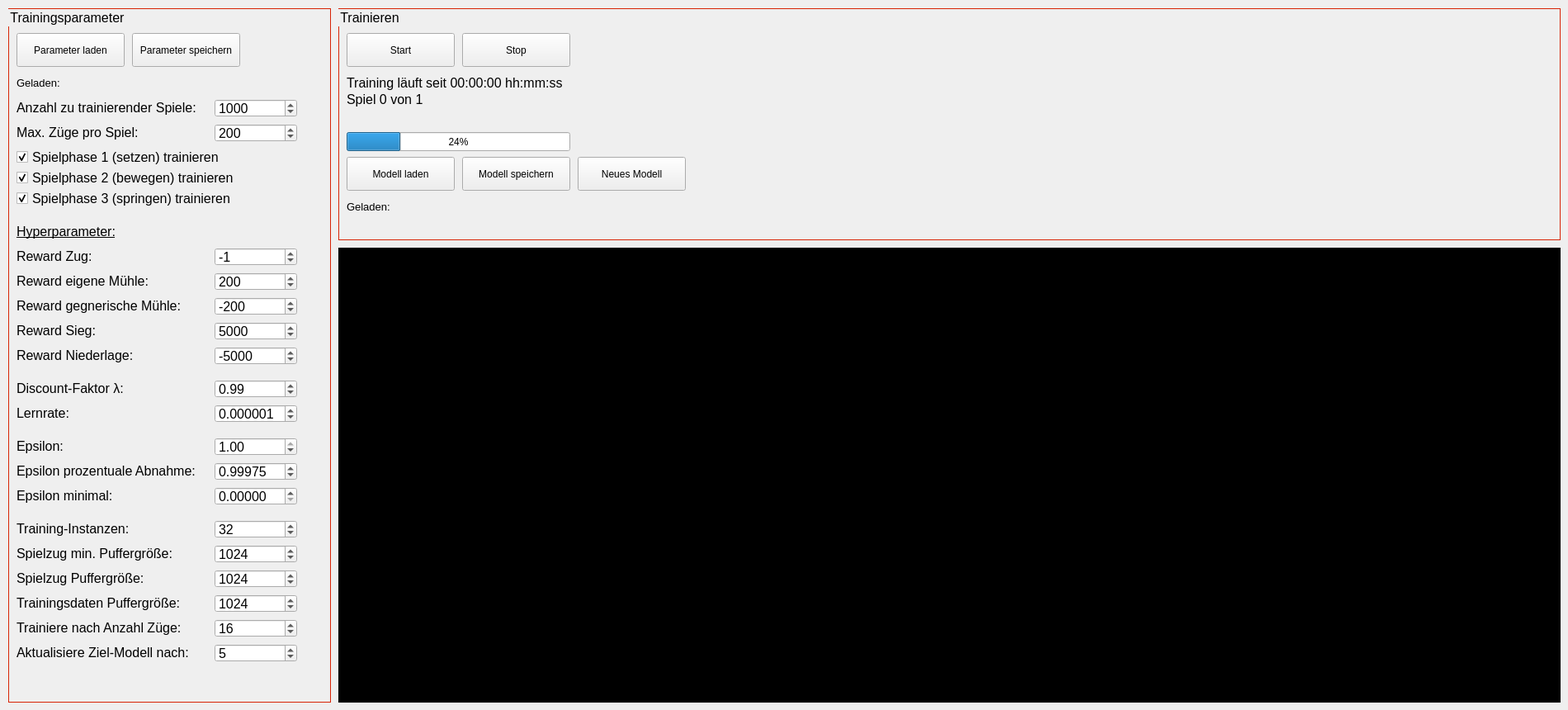
    <widget class="QWidget" name="Training">
     <attribute name="title">
      <string>Training</string>
     </attribute>
     <widget class="QGroupBox" name="gbTrainingParameter">
      <property name="geometry">
       <rect>
        <x>10</x>
        <y>10</y>
        <width>391</width>
        <height>841</height>
       </rect>
      </property>
      <property name="font">
       <font>
        <pointsize>12</pointsize>
       </font>
      </property>
      <property name="styleSheet">
       <string notr="true">QGroupBox {
	margin-top: 3ex;
	border: 1px solid #d72305;	/* Roter Rahmen */
}

QGroupBox::title {
    top: -0.7em;
	left: 1em;
}</string>
      </property>
      <property name="title">
       <string>Trainingsparameter</string>
      </property>
      <widget class="QCheckBox" name="cBoxTrainPhase3">
       <property name="geometry">
        <rect>
         <x>10</x>
         <y>220</y>
         <width>340</width>
         <height>20</height>
        </rect>
       </property>
       <property name="font">
        <font>
         <pointsize>12</pointsize>
        </font>
       </property>
       <property name="text">
        <string>Spielphase 3 (springen) trainieren</string>
       </property>
       <property name="checked">
        <bool>true</bool>
       </property>
      </widget>
      <widget class="QSpinBox" name="sBoxNumberGames">
       <property name="geometry">
        <rect>
         <x>250</x>
         <y>110</y>
         <width>100</width>
         <height>22</height>
        </rect>
       </property>
       <property name="font">
        <font>
         <pointsize>12</pointsize>
        </font>
       </property>
       <property name="minimum">
        <number>1</number>
       </property>
       <property name="maximum">
        <number>99999999</number>
       </property>
       <property name="value">
        <number>1000</number>
       </property>
       <property name="displayIntegerBase">
        <number>10</number>
       </property>
      </widget>
      <widget class="QLabel" name="lblTxtMaxMoves">
       <property name="geometry">
        <rect>
         <x>10</x>
         <y>140</y>
         <width>241</width>
         <height>21</height>
        </rect>
       </property>
       <property name="text">
        <string>&lt;html&gt;&lt;head/&gt;&lt;body&gt;&lt;p&gt;&lt;span style=&quot; font-size:12pt;&quot;&gt;Max. Züge pro Spiel:&lt;/span&gt;&lt;/p&gt;&lt;/body&gt;&lt;/html&gt;</string>
       </property>
      </widget>
      <widget class="QCheckBox" name="cBoxTrainPhase1">
       <property name="geometry">
        <rect>
         <x>10</x>
         <y>170</y>
         <width>340</width>
         <height>20</height>
        </rect>
       </property>
       <property name="font">
        <font>
         <pointsize>12</pointsize>
        </font>
       </property>
       <property name="text">
        <string>Spielphase 1 (setzen) trainieren</string>
       </property>
       <property name="checked">
        <bool>true</bool>
       </property>
      </widget>
      <widget class="QLabel" name="lblTxtNumberGames">
       <property name="geometry">
        <rect>
         <x>10</x>
         <y>110</y>
         <width>241</width>
         <height>21</height>
        </rect>
       </property>
       <property name="text">
        <string>&lt;html&gt;&lt;head/&gt;&lt;body&gt;&lt;p&gt;&lt;span style=&quot; font-size:12pt;&quot;&gt;Anzahl zu trainierender Spiele:&lt;/span&gt;&lt;/p&gt;&lt;/body&gt;&lt;/html&gt;</string>
       </property>
      </widget>
      <widget class="QSpinBox" name="sBoxMaxMoves">
       <property name="geometry">
        <rect>
         <x>250</x>
         <y>140</y>
         <width>100</width>
         <height>22</height>
        </rect>
       </property>
       <property name="font">
        <font>
         <pointsize>12</pointsize>
        </font>
       </property>
       <property name="minimum">
        <number>1</number>
       </property>
       <property name="maximum">
        <number>999</number>
       </property>
       <property name="value">
        <number>200</number>
       </property>
      </widget>
      <widget class="QCheckBox" name="cBoxTrainPhase2">
       <property name="geometry">
        <rect>
         <x>10</x>
         <y>195</y>
         <width>340</width>
         <height>20</height>
        </rect>
       </property>
       <property name="font">
        <font>
         <pointsize>12</pointsize>
        </font>
       </property>
       <property name="text">
        <string>Spielphase 2 (bewegen) trainieren</string>
       </property>
       <property name="checked">
        <bool>true</bool>
       </property>
      </widget>
      <widget class="QLabel" name="lblTxtTrainingSince_2">
       <property name="geometry">
        <rect>
         <x>10</x>
         <y>260</y>
         <width>341</width>
         <height>21</height>
        </rect>
       </property>
       <property name="text">
        <string>&lt;html&gt;&lt;head/&gt;&lt;body&gt;&lt;p&gt;&lt;span style=&quot; font-size:12pt; text-decoration: underline;&quot;&gt;Hyperparameter:&lt;/span&gt;&lt;/p&gt;&lt;/body&gt;&lt;/html&gt;</string>
       </property>
      </widget>
      <widget class="QSpinBox" name="sBoxRewardMove">
       <property name="geometry">
        <rect>
         <x>250</x>
         <y>290</y>
         <width>100</width>
         <height>22</height>
        </rect>
       </property>
       <property name="font">
        <font>
         <pointsize>12</pointsize>
        </font>
       </property>
       <property name="minimum">
        <number>-1000</number>
       </property>
       <property name="maximum">
        <number>1000</number>
       </property>
       <property name="value">
        <number>-1</number>
       </property>
      </widget>
      <widget class="QLabel" name="lblTxtNumberGames_2">
       <property name="geometry">
        <rect>
         <x>10</x>
         <y>290</y>
         <width>241</width>
         <height>21</height>
        </rect>
       </property>
       <property name="text">
        <string>&lt;html&gt;&lt;head/&gt;&lt;body&gt;&lt;p&gt;&lt;span style=&quot; font-size:12pt;&quot;&gt;Reward Zug:&lt;/span&gt;&lt;/p&gt;&lt;/body&gt;&lt;/html&gt;</string>
       </property>
      </widget>
      <widget class="QLabel" name="lblTxtNumberGames_3">
       <property name="geometry">
        <rect>
         <x>10</x>
         <y>320</y>
         <width>241</width>
         <height>21</height>
        </rect>
       </property>
       <property name="text">
        <string>&lt;html&gt;&lt;head/&gt;&lt;body&gt;&lt;p&gt;&lt;span style=&quot; font-size:12pt;&quot;&gt;Reward eigene Mühle:&lt;/span&gt;&lt;/p&gt;&lt;/body&gt;&lt;/html&gt;</string>
       </property>
      </widget>
      <widget class="QSpinBox" name="sBoxRewardOwnMill">
       <property name="geometry">
        <rect>
         <x>250</x>
         <y>320</y>
         <width>100</width>
         <height>22</height>
        </rect>
       </property>
       <property name="font">
        <font>
         <pointsize>12</pointsize>
        </font>
       </property>
       <property name="minimum">
        <number>-10000</number>
       </property>
       <property name="maximum">
        <number>10000</number>
       </property>
       <property name="value">
        <number>200</number>
       </property>
      </widget>
      <widget class="QSpinBox" name="sBoxRewardEnemyMill">
       <property name="geometry">
        <rect>
         <x>250</x>
         <y>350</y>
         <width>100</width>
         <height>22</height>
        </rect>
       </property>
       <property name="font">
        <font>
         <pointsize>12</pointsize>
        </font>
       </property>
       <property name="minimum">
        <number>-10000</number>
       </property>
       <property name="maximum">
        <number>10000</number>
       </property>
       <property name="value">
        <number>-200</number>
       </property>
      </widget>
      <widget class="QLabel" name="lblTxtNumberGames_4">
       <property name="geometry">
        <rect>
         <x>10</x>
         <y>350</y>
         <width>241</width>
         <height>21</height>
        </rect>
       </property>
       <property name="text">
        <string>&lt;html&gt;&lt;head/&gt;&lt;body&gt;&lt;p&gt;&lt;span style=&quot; font-size:12pt;&quot;&gt;Reward gegnerische Mühle:&lt;/span&gt;&lt;/p&gt;&lt;/body&gt;&lt;/html&gt;</string>
       </property>
      </widget>
      <widget class="QLabel" name="lblTxtNumberGames_5">
       <property name="geometry">
        <rect>
         <x>10</x>
         <y>380</y>
         <width>241</width>
         <height>21</height>
        </rect>
       </property>
       <property name="text">
        <string>&lt;html&gt;&lt;head/&gt;&lt;body&gt;&lt;p&gt;&lt;span style=&quot; font-size:12pt;&quot;&gt;Reward Sieg:&lt;/span&gt;&lt;/p&gt;&lt;/body&gt;&lt;/html&gt;</string>
       </property>
      </widget>
      <widget class="QSpinBox" name="sBoxRewardWin">
       <property name="geometry">
        <rect>
         <x>250</x>
         <y>380</y>
         <width>100</width>
         <height>22</height>
        </rect>
       </property>
       <property name="font">
        <font>
         <pointsize>12</pointsize>
        </font>
       </property>
       <property name="minimum">
        <number>-10000</number>
       </property>
       <property name="maximum">
        <number>10000</number>
       </property>
       <property name="value">
        <number>5000</number>
       </property>
      </widget>
      <widget class="QSpinBox" name="sBoxRewardLoss">
       <property name="geometry">
        <rect>
         <x>250</x>
         <y>410</y>
         <width>100</width>
         <height>22</height>
        </rect>
       </property>
       <property name="font">
        <font>
         <pointsize>12</pointsize>
        </font>
       </property>
       <property name="minimum">
        <number>-10000</number>
       </property>
       <property name="maximum">
        <number>10000</number>
       </property>
       <property name="value">
        <number>-5000</number>
       </property>
      </widget>
      <widget class="QLabel" name="lblTxtNumberGames_6">
       <property name="geometry">
        <rect>
         <x>10</x>
         <y>410</y>
         <width>241</width>
         <height>21</height>
        </rect>
       </property>
       <property name="text">
        <string>&lt;html&gt;&lt;head/&gt;&lt;body&gt;&lt;p&gt;&lt;span style=&quot; font-size:12pt;&quot;&gt;Reward Niederlage:&lt;/span&gt;&lt;/p&gt;&lt;/body&gt;&lt;/html&gt;</string>
       </property>
      </widget>
      <widget class="QDoubleSpinBox" name="dsBoxEpsilonDecay">
       <property name="geometry">
        <rect>
         <x>250</x>
         <y>550</y>
         <width>100</width>
         <height>22</height>
        </rect>
       </property>
       <property name="font">
        <font>
         <pointsize>12</pointsize>
        </font>
       </property>
       <property name="toolTip">
        <string extracomment="Abnahme des Epsilon-Wertes nach jedem Spiel. Dieser Wert wird mit dem aktuellen Epsilon-Wert mulipliziert."/>
       </property>
       <property name="decimals">
        <number>5</number>
       </property>
       <property name="maximum">
        <double>1.000000000000000</double>
       </property>
       <property name="singleStep">
        <double>0.000010000000000</double>
       </property>
       <property name="value">
        <double>0.999750000000000</double>
       </property>
      </widget>
      <widget class="QLabel" name="lblTxtNumberGames_8">
       <property name="geometry">
        <rect>
         <x>10</x>
         <y>550</y>
         <width>241</width>
         <height>21</height>
        </rect>
       </property>
       <property name="text">
        <string>&lt;html&gt;&lt;head/&gt;&lt;body&gt;&lt;p&gt;&lt;span style=&quot; font-size:12pt;&quot;&gt;Epsilon prozentuale Abnahme:&lt;/span&gt;&lt;/p&gt;&lt;/body&gt;&lt;/html&gt;</string>
       </property>
      </widget>
      <widget class="QDoubleSpinBox" name="dsBoxEpsilon">
       <property name="geometry">
        <rect>
         <x>250</x>
         <y>520</y>
         <width>100</width>
         <height>22</height>
        </rect>
       </property>
       <property name="font">
        <font>
         <pointsize>12</pointsize>
        </font>
       </property>
       <property name="toolTip">
        <string/>
       </property>
       <property name="maximum">
        <double>1.000000000000000</double>
       </property>
       <property name="singleStep">
        <double>0.010000000000000</double>
       </property>
       <property name="value">
        <double>1.000000000000000</double>
       </property>
      </widget>
      <widget class="QPushButton" name="btnSaveTrainingParameter">
       <property name="geometry">
        <rect>
         <x>150</x>
         <y>30</y>
         <width>131</width>
         <height>41</height>
        </rect>
       </property>
       <property name="text">
        <string>Parameter speichern</string>
       </property>
      </widget>
      <widget class="QPushButton" name="btnLoadTrainingParameter">
       <property name="geometry">
        <rect>
         <x>10</x>
         <y>30</y>
         <width>131</width>
         <height>41</height>
        </rect>
       </property>
       <property name="mouseTracking">
        <bool>false</bool>
       </property>
       <property name="toolTip">
        <string/>
       </property>
       <property name="toolTipDuration">
        <number>-1</number>
       </property>
       <property name="text">
        <string>Parameter laden</string>
       </property>
       <property name="checkable">
        <bool>false</bool>
       </property>
       <property name="flat">
        <bool>false</bool>
       </property>
      </widget>
      <widget class="QLabel" name="lblTxtLoadedTrainingsParameter">
       <property name="geometry">
        <rect>
         <x>10</x>
         <y>80</y>
         <width>381</width>
         <height>21</height>
        </rect>
       </property>
       <property name="text">
        <string>&lt;html&gt;&lt;head/&gt;&lt;body&gt;&lt;p&gt;&lt;span style=&quot; font-size:10pt;&quot;&gt;Geladen:&lt;/span&gt;&lt;/p&gt;&lt;/body&gt;&lt;/html&gt;</string>
       </property>
      </widget>
      <widget class="QSpinBox" name="sBoxNumTrainingInstances">
       <property name="geometry">
        <rect>
         <x>250</x>
         <y>620</y>
         <width>100</width>
         <height>22</height>
        </rect>
       </property>
       <property name="font">
        <font>
         <pointsize>12</pointsize>
        </font>
       </property>
       <property name="minimum">
        <number>1</number>
       </property>
       <property name="maximum">
        <number>1000</number>
       </property>
       <property name="value">
        <number>32</number>
       </property>
      </widget>
      <widget class="QLabel" name="lblTxtNumberGames_9">
       <property name="geometry">
        <rect>
         <x>10</x>
         <y>620</y>
         <width>241</width>
         <height>21</height>
        </rect>
       </property>
       <property name="text">
        <string>&lt;html&gt;&lt;head/&gt;&lt;body&gt;&lt;p&gt;&lt;span style=&quot; font-size:12pt;&quot;&gt;Training-Instanzen:&lt;/span&gt;&lt;/p&gt;&lt;/body&gt;&lt;/html&gt;</string>
       </property>
      </widget>
      <widget class="QSpinBox" name="sBoxMinReplayMemorySize">
       <property name="geometry">
        <rect>
         <x>250</x>
         <y>650</y>
         <width>100</width>
         <height>22</height>
        </rect>
       </property>
       <property name="font">
        <font>
         <pointsize>12</pointsize>
        </font>
       </property>
       <property name="minimum">
        <number>1</number>
       </property>
       <property name="maximum">
        <number>100000</number>
       </property>
       <property name="value">
        <number>1024</number>
       </property>
      </widget>
      <widget class="QLabel" name="lblTxtNumberGames_10">
       <property name="geometry">
        <rect>
         <x>10</x>
         <y>650</y>
         <width>241</width>
         <height>21</height>
        </rect>
       </property>
       <property name="text">
        <string>&lt;html&gt;&lt;head/&gt;&lt;body&gt;&lt;p&gt;&lt;span style=&quot; font-size:12pt;&quot;&gt;Spielzug min. Puffergröße:&lt;/span&gt;&lt;/p&gt;&lt;/body&gt;&lt;/html&gt;</string>
       </property>
      </widget>
      <widget class="QDoubleSpinBox" name="dsBoxEpsilonMin">
       <property name="geometry">
        <rect>
         <x>250</x>
         <y>580</y>
         <width>100</width>
         <height>22</height>
        </rect>
       </property>
       <property name="font">
        <font>
         <pointsize>12</pointsize>
        </font>
       </property>
       <property name="toolTip">
        <string extracomment="Kleinster zulässiger Epsilon-Wert."/>
       </property>
       <property name="decimals">
        <number>5</number>
       </property>
       <property name="maximum">
        <double>1.000000000000000</double>
       </property>
       <property name="singleStep">
        <double>0.000010000000000</double>
       </property>
       <property name="value">
        <double>0.000000000000000</double>
       </property>
      </widget>
      <widget class="QLabel" name="lblTxtNumberGames_11">
       <property name="geometry">
        <rect>
         <x>10</x>
         <y>580</y>
         <width>241</width>
         <height>21</height>
        </rect>
       </property>
       <property name="text">
        <string>&lt;html&gt;&lt;head/&gt;&lt;body&gt;&lt;p&gt;&lt;span style=&quot; font-size:12pt;&quot;&gt;Epsilon minimal:&lt;/span&gt;&lt;/p&gt;&lt;/body&gt;&lt;/html&gt;</string>
       </property>
      </widget>
      <widget class="QLabel" name="lblTxtNumberGames_12">
       <property name="geometry">
        <rect>
         <x>10</x>
         <y>710</y>
         <width>241</width>
         <height>21</height>
        </rect>
       </property>
       <property name="text">
        <string>&lt;html&gt;&lt;head/&gt;&lt;body&gt;&lt;p&gt;&lt;span style=&quot; font-size:12pt;&quot;&gt;Trainingsdaten Puffergröße:&lt;/span&gt;&lt;/p&gt;&lt;/body&gt;&lt;/html&gt;</string>
       </property>
      </widget>
      <widget class="QSpinBox" name="sBoxMiniBatchSize">
       <property name="geometry">
        <rect>
         <x>250</x>
         <y>710</y>
         <width>100</width>
         <height>22</height>
        </rect>
       </property>
       <property name="font">
        <font>
         <pointsize>12</pointsize>
        </font>
       </property>
       <property name="minimum">
        <number>1</number>
       </property>
       <property name="maximum">
        <number>100000</number>
       </property>
       <property name="value">
        <number>1024</number>
       </property>
      </widget>
      <widget class="QSpinBox" name="sBoxTrainEveryXSteps">
       <property name="geometry">
        <rect>
         <x>250</x>
         <y>740</y>
         <width>100</width>
         <height>22</height>
        </rect>
       </property>
       <property name="font">
        <font>
         <pointsize>12</pointsize>
        </font>
       </property>
       <property name="minimum">
        <number>1</number>
       </property>
       <property name="maximum">
        <number>10000</number>
       </property>
       <property name="value">
        <number>16</number>
       </property>
      </widget>
      <widget class="QLabel" name="lblTxtNumberGames_13">
       <property name="geometry">
        <rect>
         <x>10</x>
         <y>740</y>
         <width>241</width>
         <height>21</height>
        </rect>
       </property>
       <property name="text">
        <string>&lt;html&gt;&lt;head/&gt;&lt;body&gt;&lt;p&gt;&lt;span style=&quot; font-size:12pt;&quot;&gt;Trainiere nach Anzahl Züge:&lt;/span&gt;&lt;/p&gt;&lt;/body&gt;&lt;/html&gt;</string>
       </property>
      </widget>
      <widget class="QLabel" name="lblTxtNumberGames_14">
       <property name="geometry">
        <rect>
         <x>10</x>
         <y>770</y>
         <width>241</width>
         <height>21</height>
        </rect>
       </property>
       <property name="text">
        <string>&lt;html&gt;&lt;head/&gt;&lt;body&gt;&lt;p&gt;&lt;span style=&quot; font-size:12pt;&quot;&gt;Aktualisiere Ziel-Modell nach:&lt;/span&gt;&lt;/p&gt;&lt;/body&gt;&lt;/html&gt;</string>
       </property>
      </widget>
      <widget class="QSpinBox" name="sBoxUpdateTargetEvery">
       <property name="geometry">
        <rect>
         <x>250</x>
         <y>770</y>
         <width>100</width>
         <height>22</height>
        </rect>
       </property>
       <property name="font">
        <font>
         <pointsize>12</pointsize>
        </font>
       </property>
       <property name="minimum">
        <number>1</number>
       </property>
       <property name="maximum">
        <number>100000</number>
       </property>
       <property name="value">
        <number>5</number>
       </property>
      </widget>
      <widget class="QDoubleSpinBox" name="dsBoxDiscount">
       <property name="geometry">
        <rect>
         <x>250</x>
         <y>450</y>
         <width>100</width>
         <height>22</height>
        </rect>
       </property>
       <property name="font">
        <font>
         <pointsize>12</pointsize>
        </font>
       </property>
       <property name="toolTip">
        <string extracomment="Discount-Faktor der Q-Learning Formel"/>
       </property>
       <property name="toolTipDuration">
        <number>-1</number>
       </property>
       <property name="statusTip">
        <string/>
       </property>
       <property name="maximum">
        <double>1.000000000000000</double>
       </property>
       <property name="singleStep">
        <double>0.010000000000000</double>
       </property>
       <property name="value">
        <double>0.990000000000000</double>
       </property>
      </widget>
      <widget class="QLabel" name="lblTxtNumberGames_15">
       <property name="geometry">
        <rect>
         <x>10</x>
         <y>450</y>
         <width>241</width>
         <height>21</height>
        </rect>
       </property>
       <property name="text">
        <string>&lt;html&gt;&lt;head/&gt;&lt;body&gt;&lt;p&gt;&lt;span style=&quot; font-size:12pt;&quot;&gt;Discount-Faktor &amp;lambda;:&lt;/span&gt;&lt;/p&gt;&lt;/body&gt;&lt;/html&gt;</string>
       </property>
      </widget>
      <widget class="QLabel" name="lblTxtNumberGames_16">
       <property name="geometry">
        <rect>
         <x>10</x>
         <y>680</y>
         <width>241</width>
         <height>21</height>
        </rect>
       </property>
       <property name="text">
        <string>&lt;html&gt;&lt;head/&gt;&lt;body&gt;&lt;p&gt;&lt;span style=&quot; font-size:12pt;&quot;&gt;Spielzug Puffergröße:&lt;/span&gt;&lt;/p&gt;&lt;/body&gt;&lt;/html&gt;</string>
       </property>
      </widget>
      <widget class="QSpinBox" name="sBoxReplayMemorySize">
       <property name="geometry">
        <rect>
         <x>250</x>
         <y>680</y>
         <width>100</width>
         <height>22</height>
        </rect>
       </property>
       <property name="font">
        <font>
         <pointsize>12</pointsize>
        </font>
       </property>
       <property name="minimum">
        <number>1</number>
       </property>
       <property name="maximum">
        <number>100000</number>
       </property>
       <property name="value">
        <number>1024</number>
       </property>
      </widget>
      <widget class="QLabel" name="lblTxtNumberGames_20">
       <property name="geometry">
        <rect>
         <x>10</x>
         <y>520</y>
         <width>241</width>
         <height>21</height>
        </rect>
       </property>
       <property name="text">
        <string>&lt;html&gt;&lt;head/&gt;&lt;body&gt;&lt;p&gt;&lt;span style=&quot; font-size:12pt;&quot;&gt;Epsilon:&lt;/span&gt;&lt;/p&gt;&lt;/body&gt;&lt;/html&gt;</string>
       </property>
      </widget>
      <widget class="QDoubleSpinBox" name="dsBoxLearningRate">
       <property name="geometry">
        <rect>
         <x>250</x>
         <y>480</y>
         <width>100</width>
         <height>22</height>
        </rect>
       </property>
       <property name="font">
        <font>
         <pointsize>12</pointsize>
        </font>
       </property>
       <property name="toolTip">
        <string extracomment="Discount-Faktor der Q-Learning Formel"/>
       </property>
       <property name="toolTipDuration">
        <number>-1</number>
       </property>
       <property name="statusTip">
        <string/>
       </property>
       <property name="decimals">
        <number>6</number>
       </property>
       <property name="maximum">
        <double>1.000000000000000</double>
       </property>
       <property name="singleStep">
        <double>0.000001000000000</double>
       </property>
       <property name="value">
        <double>0.000001000000000</double>
       </property>
      </widget>
      <widget class="QLabel" name="lblTxtNumberGames_21">
       <property name="geometry">
        <rect>
         <x>10</x>
         <y>480</y>
         <width>241</width>
         <height>21</height>
        </rect>
       </property>
       <property name="text">
        <string>&lt;html&gt;&lt;head/&gt;&lt;body&gt;&lt;p&gt;&lt;span style=&quot; font-size:12pt;&quot;&gt;Lernrate:&lt;/span&gt;&lt;/p&gt;&lt;/body&gt;&lt;/html&gt;</string>
       </property>
      </widget>
      <zorder>btnLoadTrainingParameter</zorder>
      <zorder>cBoxTrainPhase3</zorder>
      <zorder>sBoxNumberGames</zorder>
      <zorder>lblTxtMaxMoves</zorder>
      <zorder>cBoxTrainPhase1</zorder>
      <zorder>lblTxtNumberGames</zorder>
      <zorder>sBoxMaxMoves</zorder>
      <zorder>cBoxTrainPhase2</zorder>
      <zorder>lblTxtTrainingSince_2</zorder>
      <zorder>sBoxRewardMove</zorder>
      <zorder>lblTxtNumberGames_2</zorder>
      <zorder>lblTxtNumberGames_3</zorder>
      <zorder>sBoxRewardOwnMill</zorder>
      <zorder>sBoxRewardEnemyMill</zorder>
      <zorder>lblTxtNumberGames_4</zorder>
      <zorder>lblTxtNumberGames_5</zorder>
      <zorder>sBoxRewardWin</zorder>
      <zorder>sBoxRewardLoss</zorder>
      <zorder>lblTxtNumberGames_6</zorder>
      <zorder>dsBoxEpsilonDecay</zorder>
      <zorder>lblTxtNumberGames_8</zorder>
      <zorder>dsBoxEpsilon</zorder>
      <zorder>btnSaveTrainingParameter</zorder>
      <zorder>lblTxtLoadedTrainingsParameter</zorder>
      <zorder>sBoxNumTrainingInstances</zorder>
      <zorder>lblTxtNumberGames_9</zorder>
      <zorder>sBoxMinReplayMemorySize</zorder>
      <zorder>lblTxtNumberGames_10</zorder>
      <zorder>dsBoxEpsilonMin</zorder>
      <zorder>lblTxtNumberGames_11</zorder>
      <zorder>lblTxtNumberGames_12</zorder>
      <zorder>sBoxMiniBatchSize</zorder>
      <zorder>sBoxTrainEveryXSteps</zorder>
      <zorder>lblTxtNumberGames_13</zorder>
      <zorder>lblTxtNumberGames_14</zorder>
      <zorder>sBoxUpdateTargetEvery</zorder>
      <zorder>dsBoxDiscount</zorder>
      <zorder>lblTxtNumberGames_15</zorder>
      <zorder>lblTxtNumberGames_16</zorder>
      <zorder>sBoxReplayMemorySize</zorder>
      <zorder>lblTxtNumberGames_20</zorder>
      <zorder>dsBoxLearningRate</zorder>
      <zorder>lblTxtNumberGames_21</zorder>
     </widget>
     <widget class="QGroupBox" name="gbTrainingStatus">
      <property name="geometry">
       <rect>
        <x>410</x>
        <y>10</y>
        <width>1481</width>
        <height>281</height>
       </rect>
      </property>
      <property name="font">
       <font>
        <pointsize>12</pointsize>
       </font>
      </property>
      <property name="styleSheet">
       <string notr="true">QGroupBox {
	margin-top: 3ex;
	border: 1px solid #d72305;	/* Roter Rahmen */
}

QGroupBox::title {
    top: -0.7em;
	left: 1em;
}</string>
      </property>
      <property name="title">
       <string>Trainieren</string>
      </property>
      <widget class="QPushButton" name="btnLoadTrainingModel">
       <property name="geometry">
        <rect>
         <x>10</x>
         <y>180</y>
         <width>131</width>
         <height>41</height>
        </rect>
       </property>
       <property name="text">
        <string>Modell laden</string>
       </property>
       <property name="checkable">
        <bool>false</bool>
       </property>
      </widget>
      <widget class="QLabel" name="lblTxtActualGames">
       <property name="geometry">
        <rect>
         <x>10</x>
         <y>100</y>
         <width>341</width>
         <height>21</height>
        </rect>
       </property>
       <property name="text">
        <string>&lt;html&gt;&lt;head/&gt;&lt;body&gt;&lt;p&gt;&lt;span style=&quot; font-size:12pt;&quot;&gt;Spiel 0 von 1&lt;/span&gt;&lt;/p&gt;&lt;/body&gt;&lt;/html&gt;</string>
       </property>
      </widget>
      <widget class="QPushButton" name="btnTrainingStart">
       <property name="geometry">
        <rect>
         <x>10</x>
         <y>30</y>
         <width>131</width>
         <height>41</height>
        </rect>
       </property>
       <property name="text">
        <string>Start</string>
       </property>
      </widget>
      <widget class="QPushButton" name="btnSaveTrainingModel">
       <property name="geometry">
        <rect>
         <x>150</x>
         <y>180</y>
         <width>131</width>
         <height>41</height>
        </rect>
       </property>
       <property name="text">
        <string>Modell speichern</string>
       </property>
      </widget>
      <widget class="QPushButton" name="btnTrainingStop">
       <property name="geometry">
        <rect>
         <x>150</x>
         <y>30</y>
         <width>131</width>
         <height>41</height>
        </rect>
       </property>
       <property name="text">
        <string>Stop</string>
       </property>
       <property name="checkable">
        <bool>false</bool>
       </property>
      </widget>
      <widget class="QLabel" name="lblTxtTrainingSince">
       <property name="geometry">
        <rect>
         <x>10</x>
         <y>80</y>
         <width>341</width>
         <height>21</height>
        </rect>
       </property>
       <property name="text">
        <string>&lt;html&gt;&lt;head/&gt;&lt;body&gt;&lt;p&gt;&lt;span style=&quot; font-size:12pt;&quot;&gt;Training läuft seit 00:00:00 hh:mm:ss&lt;/span&gt;&lt;/p&gt;&lt;/body&gt;&lt;/html&gt;</string>
       </property>
      </widget>
      <widget class="QProgressBar" name="pbarTraining">
       <property name="geometry">
        <rect>
         <x>10</x>
         <y>150</y>
         <width>271</width>
         <height>23</height>
        </rect>
       </property>
       <property name="value">
        <number>24</number>
       </property>
      </widget>
      <widget class="QLabel" name="lblTxtLoadedTrainingModel">
       <property name="geometry">
        <rect>
         <x>10</x>
         <y>230</y>
         <width>1471</width>
         <height>21</height>
        </rect>
       </property>
       <property name="text">
        <string>&lt;html&gt;&lt;head/&gt;&lt;body&gt;&lt;p&gt;&lt;span style=&quot; font-size:10pt;&quot;&gt;Geladen:&lt;/span&gt;&lt;/p&gt;&lt;/body&gt;&lt;/html&gt;</string>
       </property>
      </widget>
      <widget class="QPushButton" name="btnResetTrainingModel">
       <property name="geometry">
        <rect>
         <x>290</x>
         <y>180</y>
         <width>131</width>
         <height>41</height>
        </rect>
       </property>
       <property name="text">
        <string>Neues Modell</string>
       </property>
      </widget>
     </widget>
     <widget class="QFrame" name="frmPlotTraining">
      <property name="geometry">
       <rect>
        <x>410</x>
        <y>300</y>
        <width>1481</width>
        <height>551</height>
       </rect>
      </property>
      <property name="styleSheet">
       <string notr="true">/*border-color: rgb(215, 35, 5);*/
background-color: rgb(0, 0, 0);

</string>
      </property>
      <property name="frameShape">
       <enum>QFrame::StyledPanel</enum>
      </property>
      <property name="frameShadow">
       <enum>QFrame::Raised</enum>
      </property>
     </widget>
    </widget>
